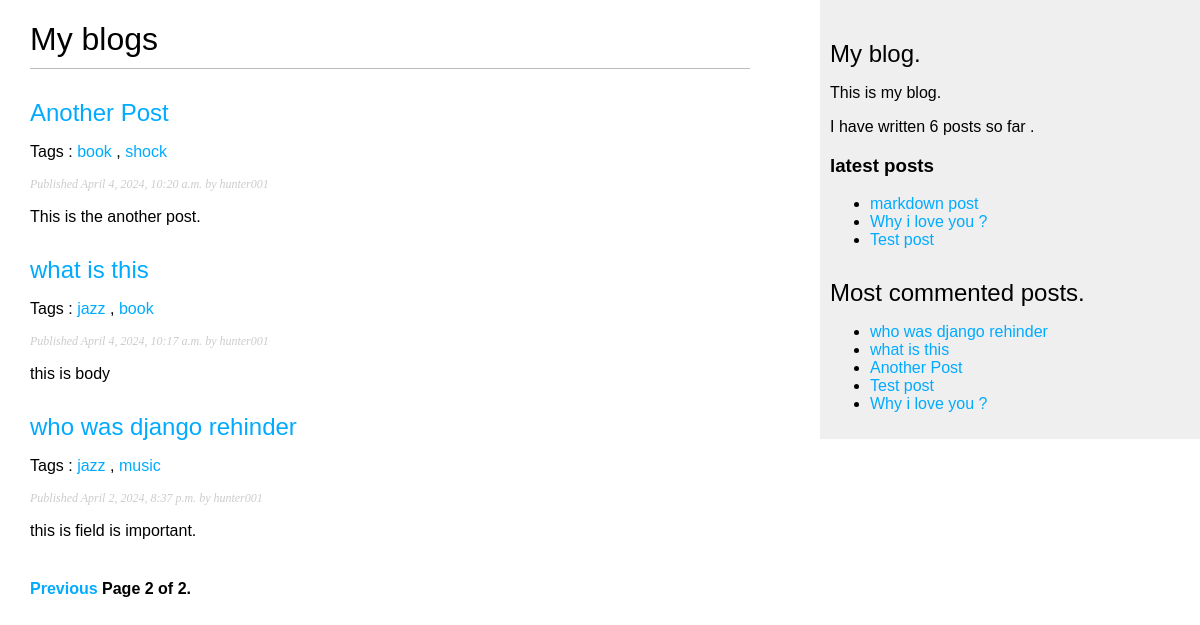
Screenshot of /blog/?page=2 with the database file from the repository.
### blog/models.py (models this page shows, shortened)
class Post(models.Model):
    class Status(models.TextChoices):
        DRAFT = 'DF','draft'
        PUBLISHED = 'PB','Published'
    title = models.CharField(max_length=250)
    slug = models.SlugField(max_length=250,
                            unique='publish')
    author = models.ForeignKey(User,
                               on_delete=models.CASCADE,
                               related_name='blog_posts')
    body = models.TextField()
    publish = models.DateTimeField(default=timezone.now())
    created = models.DateTimeField(auto_now_add=True)
    updated = models.DateTimeField(auto_now=True)
    tags = TaggableManager()
    status = models.CharField(
        max_length=2,
        choices=Status.choices,
        default=Status.DRAFT
    )
    objects = models.Manager() # default manager
    published = PublishedManager() # custom manager
    class Meta:
        ordering = ['-publish']
        indexes = [
            models.Index(fields=['-publish']),
        ]
    def get_absolute_url(self):
        return reverse('blog:post_detail',args=[self.publish.year,
                                                self.publish.month,
                                                self.publish.day,
                                                self.slug
                                                ])

### blog/views.py (the view)
# urls.py: path('',views.post_list,name='post_list'),
def post_list(request,tag_slug=None):
    post_list = Post.published.all()
    tag = None
    if tag_slug:
        tag = get_object_or_404(Tag,slug=tag_slug)
        post_list = post_list.filter(tags__in=[tag])
    paginator = Paginator(post_list,3)
    page_number = request.GET.get('page',1)
    try:
        posts = paginator.page(page_number)
    except PageNotAnInteger:
        posts = paginator.page(1)
    except EmptyPage:
        posts = paginator.page(num_pages)
    return render(
        request,
        'blog/post/list.html',
        {
            'posts':posts,
            'tag':tag
        }
    )

### blog/models.py (called while the page is built)
    def get_queryset(self):
        return super().get_queryset().filter(status=Post.Status.PUBLISHED)

### blog/templatetags/blog_tags.py (called while the page is built)
@register.simple_tag
def total_posts():
    return Post.published.count()

@register.inclusion_tag('blog/post/latest_posts.html')
def show_latest_posts(count=5):
    latest_posts = Post.published.order_by('-publish')[:count]
    return {
        'latest_posts' : latest_posts
    }

@register.simple_tag
def get_most_commented_post(count=5):
    return Post.published.annotate(
        total_comments=Count('comments')
    ).order_by('-total_comments')[:count]

@register.filter(name="markdown")
def markdown_format(text):
    return mark_safe(markdown.markdown(text))

### blog/templates/blog/post/list.html (shortened to what this page needs)
{% extends "blog/base.html" %}
{% load blog_tags %}
{% block content %}
  <h1>My blogs</h1>
  {% for post in posts%}
    <h2>
    <a href="{{ post.get_absolute_url }}">{{post.title}}
    </a>
    </h2>
    <p class='tags'>
    Tags :
    {% for tag in post.tags.all %}
     <a href="{% url "blog:post_list_by_tag" tag.slug %}">
      {{tag.name}}
     </a>
     {% if not forloop.last %}, {% endif %}
    {% endfor %}
    </p>
    <p class="date">
    Published {{post.publish}} by {{post.author}}
    </p>
    {{ post.body|markdown|truncatewords_html:30}}
  {% endfor %}
{% include "pagination.html" with page=posts %}
{% endblock %}

### blog/templates/blog/base.html (shortened to what this page needs)
{% load blog_tags %}
{% load static %}
<!DOCTYPE html>
<html>
    <head>
        <link href="{% static "css/blog.css" %}" rel="stylesheet">
    </head>
    <body>
       <div id="content">
         {% block content %}
         {% endblock %}
       </div>
       <div id="sidebar">
         <h2>My blog.</h2>
         <p>This is my blog.</p>
         I have written {% total_posts %} posts so far .
         <h3>latest posts</h3>
         {% show_latest_posts 3%}
         <h2>Most commented posts.</h2>
         {% get_most_commented_post as commented_post %}
         <ul>
           {% for post in commented_post %}
             <li>
               <a href="{{ post.get_absolute_post  }}">{{post.title}}</a>
             </li>
           {% endfor %}
         </ul>
       </div>
    </body>
</html>

### blog/templates/blog/post/latest_posts.html
<ul>
  {% for post in latest_posts %}
    <li>
       <a href="{{ post.get_absolute_url }}">{{ post.title}}</a>
    </li>
  {% endfor %}
</ul>

### blog/static/css/blog.css (style rules this page uses)
body { margin: 0; padding: 0; font-family: helvetica, sans-serif; }
a { color: #00abff; text-decoration: none; }
h1 { font-weight: normal; border-bottom: 1px solid #bbb; padding: 0 0 10px 0; }
h2 { font-weight: normal; margin: 30px 0 0; }
#content { float: left; width: 60%; padding: 0 0 0 30px; }
#sidebar { float: right; width: 30%; padding: 10px; background: #efefef; height: 100%; }
p.date { color: #ccc; font-family: georgia, serif; font-size: 12px; font-style: italic; }

### rows the page displays
Post: title "Another Post", publish "April 4, 2024, 10:20 a.m.", author "hunter001", body "This is the another post."
Tag: name "book"
Tag: name "shock"
Post: title "what is this", publish "April 4, 2024, 10:17 a.m.", author "hunter001", body "this is body"
Tag: name "jazz"
Post: title "who was django rehinder", publish "April 2, 2024, 8:37 p.m.", author "hunter001", body "this is field is important."
Tag: name "music"
Post: title "markdown post"
Post: title "Why i love you ?"
Post: title "Test post"

### other values shown
{{ page.number }} "2"
{{ page.paginator.num_pages }} "2"
